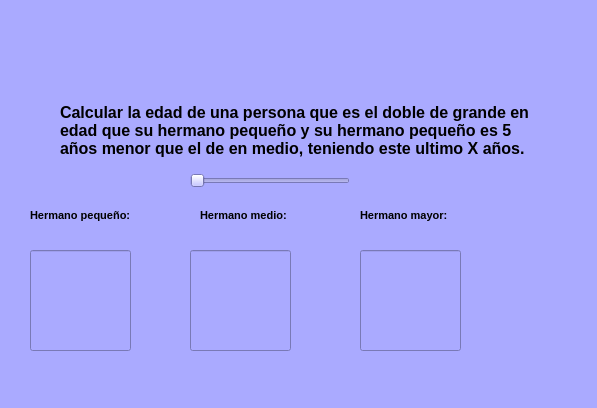
<?xml version="1.0" encoding="UTF-8"?>
<ui version="4.0">
 <class>MainWindow</class>
 <widget class="QMainWindow" name="MainWindow">
  <property name="geometry">
   <rect>
    <x>0</x>
    <y>0</y>
    <width>597</width>
    <height>408</height>
   </rect>
  </property>
  <property name="font">
   <font>
    <pointsize>12</pointsize>
    <weight>75</weight>
    <bold>true</bold>
   </font>
  </property>
  <property name="windowTitle">
   <string>MainWindow</string>
  </property>
  <property name="styleSheet">
   <string notr="true">background-color: rgb(170, 170, 255);</string>
  </property>
  <widget class="QWidget" name="centralwidget">
   <widget class="QLabel" name="label">
    <property name="geometry">
     <rect>
      <x>20</x>
      <y>0</y>
      <width>561</width>
      <height>71</height>
     </rect>
    </property>
    <property name="text">
     <string/>
    </property>
    <property name="pixmap">
     <pixmap resource="recursos_proyecto.qrc">:/LOGOS/Imagenes/uat.png</pixmap>
    </property>
    <property name="scaledContents">
     <bool>true</bool>
    </property>
   </widget>
   <widget class="QLabel" name="label_2">
    <property name="geometry">
     <rect>
      <x>500</x>
      <y>290</y>
      <width>81</width>
      <height>81</height>
     </rect>
    </property>
    <property name="text">
     <string/>
    </property>
    <property name="pixmap">
     <pixmap resource="recursos_proyecto.qrc">:/LOGOS/Imagenes/pngegg.png</pixmap>
    </property>
    <property name="scaledContents">
     <bool>true</bool>
    </property>
   </widget>
   <widget class="QLabel" name="label_3">
    <property name="geometry">
     <rect>
      <x>60</x>
      <y>80</y>
      <width>481</width>
      <height>101</height>
     </rect>
    </property>
    <property name="font">
     <font>
      <pointsize>12</pointsize>
      <weight>75</weight>
      <bold>true</bold>
     </font>
    </property>
    <property name="text">
     <string>Calcular la edad de una persona que es el doble de grande en edad que su hermano pequeño y su hermano pequeño es 5 años menor que el de en medio, teniendo este ultimo X años.</string>
    </property>
    <property name="scaledContents">
     <bool>false</bool>
    </property>
    <property name="wordWrap">
     <bool>true</bool>
    </property>
   </widget>
   <widget class="QLabel" name="label_4">
    <property name="geometry">
     <rect>
      <x>200</x>
      <y>200</y>
      <width>101</width>
      <height>31</height>
     </rect>
    </property>
    <property name="font">
     <font>
      <pointsize>8</pointsize>
      <weight>75</weight>
      <bold>true</bold>
     </font>
    </property>
    <property name="text">
     <string>Hermano medio:</string>
    </property>
   </widget>
   <widget class="QLabel" name="label_5">
    <property name="geometry">
     <rect>
      <x>30</x>
      <y>200</y>
      <width>111</width>
      <height>31</height>
     </rect>
    </property>
    <property name="font">
     <font>
      <pointsize>8</pointsize>
      <weight>75</weight>
      <bold>true</bold>
     </font>
    </property>
    <property name="text">
     <string>Hermano pequeño:</string>
    </property>
   </widget>
   <widget class="QLabel" name="label_6">
    <property name="geometry">
     <rect>
      <x>360</x>
      <y>200</y>
      <width>101</width>
      <height>31</height>
     </rect>
    </property>
    <property name="font">
     <font>
      <pointsize>8</pointsize>
      <weight>75</weight>
      <bold>true</bold>
     </font>
    </property>
    <property name="text">
     <string>Hermano mayor:</string>
    </property>
   </widget>
   <widget class="QLineEdit" name="leMenor">
    <property name="enabled">
     <bool>false</bool>
    </property>
    <property name="geometry">
     <rect>
      <x>30</x>
      <y>250</y>
      <width>101</width>
      <height>101</height>
     </rect>
    </property>
    <property name="font">
     <font>
      <pointsize>36</pointsize>
      <weight>75</weight>
      <bold>true</bold>
     </font>
    </property>
    <property name="alignment">
     <set>Qt::AlignCenter</set>
    </property>
   </widget>
   <widget class="QLineEdit" name="leMedio">
    <property name="enabled">
     <bool>false</bool>
    </property>
    <property name="geometry">
     <rect>
      <x>190</x>
      <y>250</y>
      <width>101</width>
      <height>101</height>
     </rect>
    </property>
    <property name="font">
     <font>
      <pointsize>36</pointsize>
      <weight>75</weight>
      <bold>true</bold>
     </font>
    </property>
    <property name="text">
     <string/>
    </property>
    <property name="alignment">
     <set>Qt::AlignCenter</set>
    </property>
   </widget>
   <widget class="QLineEdit" name="leMayor">
    <property name="enabled">
     <bool>false</bool>
    </property>
    <property name="geometry">
     <rect>
      <x>360</x>
      <y>250</y>
      <width>101</width>
      <height>101</height>
     </rect>
    </property>
    <property name="font">
     <font>
      <pointsize>36</pointsize>
      <weight>75</weight>
      <bold>true</bold>
     </font>
    </property>
    <property name="alignment">
     <set>Qt::AlignCenter</set>
    </property>
   </widget>
   <widget class="QSlider" name="Slider1">
    <property name="geometry">
     <rect>
      <x>190</x>
      <y>170</y>
      <width>160</width>
      <height>22</height>
     </rect>
    </property>
    <property name="toolTip">
     <string>Arrastra el Slider</string>
    </property>
    <property name="statusTip">
     <string>Arrastra el Slider</string>
    </property>
    <property name="orientation">
     <enum>Qt::Horizontal</enum>
    </property>
   </widget>
  </widget>
  <widget class="QMenuBar" name="menubar">
   <property name="geometry">
    <rect>
     <x>0</x>
     <y>0</y>
     <width>597</width>
     <height>21</height>
    </rect>
   </property>
  </widget>
  <widget class="QStatusBar" name="statusbar"/>
 </widget>
 <resources>
  <include location="recursos_proyecto.qrc"/>
 </resources>
 <connections/>
</ui>
